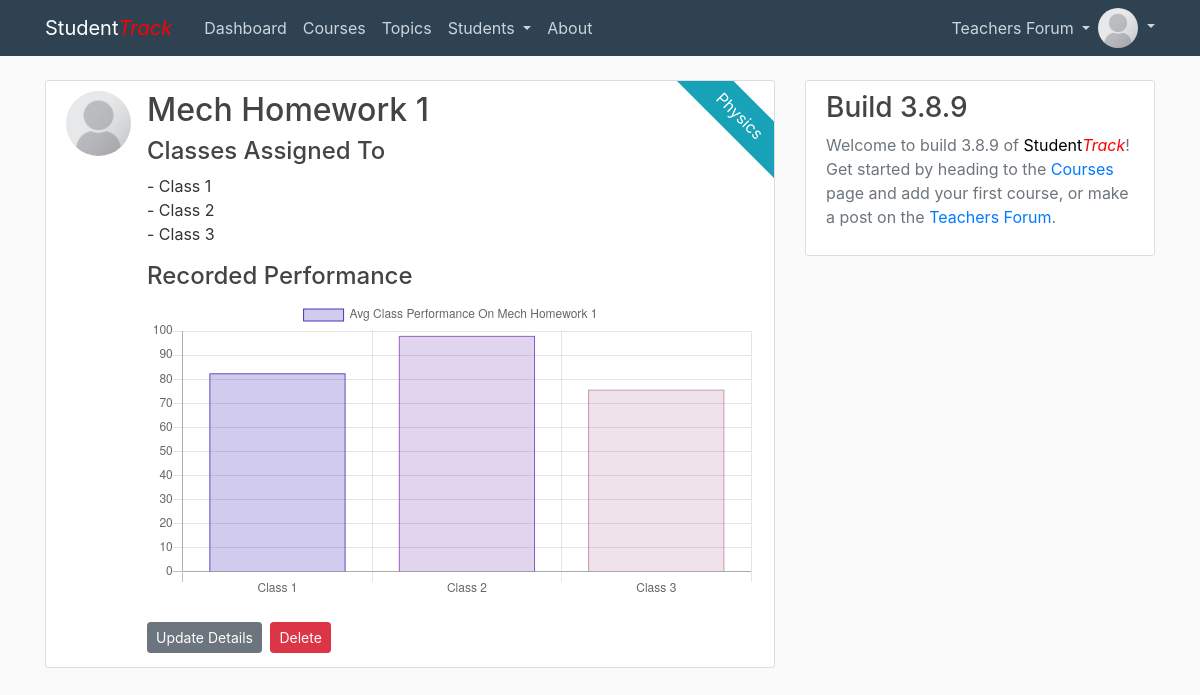
The app's page /homework/1 (signed in) with its own data.
### projectCode/models.py (models this page shows, shortened)
class User(db.Model, UserMixin):
    id = db.Column(db.Integer, primary_key=True)
    username = db.Column(db.String(20), unique=True, nullable=False)
    email = db.Column(db.String(120), unique=True, nullable=False)
    image_file = db.Column(db.String(20), nullable=False, default='def.png')
    password = db.Column(db.String(60), nullable=False)
    posts = db.relationship('Post', backref='author', lazy=True)
    courses = db.relationship('Course', backref='teacher', lazy=True)
    comments = db.relationship('Comment', backref='commenter', lazy=True)

class Course(db.Model):
    id = db.Column(db.Integer, primary_key=True)
    name = db.Column(db.String(100), nullable=False)
    start_date = db.Column(db.DateTime, default=datetime.utcnow)
    year_num = db.Column(db.Integer, nullable=False)
    grading_system = db.Column(db.String(10), nullable=False)
    user_id = db.Column(db.Integer, db.ForeignKey('user.id'), nullable=False)
    classes = db.relationship('Class', backref='course', lazy=True)
    topics = db.relationship('Topic', backref='course', lazy=True)
    exams = db.relationship('Exam', backref='course', lazy=True)

class Homework(db.Model):
    id = db.Column(db.Integer, primary_key=True)
    name = db.Column(db.String(100), nullable=False)
    due_date = db.Column(db.DateTime, nullable=False)
    max_mark = db.Column(db.Integer, nullable=False)
    topic_id = db.Column(db.Integer, db.ForeignKey('topic.id'), nullable=False)
    homework_marks = db.relationship('HomeworkMark', backref='homework', lazy=True)

class Class(db.Model):
    id = db.Column(db.Integer, primary_key=True)
    class_name = db.Column(db.String(100), nullable=False)
    class_starting_date = db.Column(db.DateTime, nullable=False)
    course_id = db.Column(db.Integer, db.ForeignKey('course.id'), nullable=False)
    students = db.relationship('Student', secondary=ClassRegister, backref=db.backref('classes'))

### projectCode/routes.py (the view)
@app.route("/homework/<int:homework_id>")
@login_required
def homework(homework_id):
    homework = Homework.query.get_or_404(homework_id)
    if homework.topic.course.teacher != current_user:
        abort(403)
    cur_top_classes = homework.topic.course.classes
    class_perf = Graph("Avg Class Performance On " + homework.name, "bar")
    class_perf_data = {"label":"Avg Class Performance On " + homework.name, "data":[]}
    for xclass in cur_top_classes:
        class_perf.labels.append(xclass.class_name)
    cls_avgs = []
    mrks = []
    for xclass in cur_top_classes:
        for student in xclass.students:
            try:
                mark = HomeworkMark.query.filter_by(homework_id=homework.id).filter_by(student_id=student.id).all()[0].mark
            except IndexError:
                mark = 0
            try:
                mrks.append(int(mark))
            except:
                mrks.append(0)
        try:
            avg = sum(mrks) / len(mrks)
        except ZeroDivisionError:
            avg = 0
        class_perf_data["data"].append(avg)
        mrks = []
    if sum(class_perf_data["data"]) != 0:
        class_perf.datasets.append(class_perf_data)
    return render_template('single_homework.html', title=homework.name, homework=homework, class_perf=class_perf)

### projectCode/models.py (called while the page is built)
@login_manager.user_loader
def load_user(user_id):
    return User.query.get(int(user_id))

### projectCode/templates/single_homework.html (shortened to what this page needs)
{% extends "layout_content.html" %}
{% block content %}
  <article class="parent media content-section">
    <div class="ribbon"><a style="color:white;" href="{{ url_for('courses', course_id=homework.topic.course.id) }}">{{ homework.topic.course.name }}</a></div>
    <img class="rounded-circle article-img" src="{{ url_for('static', filename='profile_pics/def.png') }}">
    <div class="media-body">
      <h2><a class="article-title" href="{{ url_for('homework', homework_id=homework.id) }}">{{ homework.name }}</a></h2>
      <h4 class="m-0 p-0 mb-2">Classes Assigned To</h4>
  <p class="m-0 p-0 mb-3">
      {% for class in homework.topic.course.classes %}
      - {{ class.class_name }}<br>
      {% endfor %}
      </p>
      <h4 class="mt-2">Recorded Performance</h4>
      {% if class_perf.datasets %}
      <div id="graph-container">
      </div>
      {% else %}
      <p>No data to graph.</p>
      {% endif %}
      <div class="mt-3 mb-0">
        <a class="btn btn-secondary btn-sm mt-1 mb-1" href="{{ url_for('update_homework', homework_id=homework.id) }}">Update Details</a>
        <button type="button" class="btn btn-danger btn-sm m-1" data-toggle="modal" data-target="#deleteModal">Delete</button>
      </div>
    </div>
  </article>
  <script type="text/javascript">
    // Setting graph to load onload.
    $(document).ready(function() {
      changeChart("performanceGraph", "bar",
                 {{ class_perf.labels | safe }},
                 {{ class_perf.datasets | safe }});
    });
    </script>
{% endblock content %}

### projectCode/templates/layout_site_main.html (shortened to what this page needs)
<!DOCTYPE html>
<html>
<head>
    <link rel="stylesheet" href="https://maxcdn.bootstrapcdn.com/bootstrap/4.0.0/css/bootstrap.min.css">
    <link rel="stylesheet" type="text/css" href="{{ url_for('static', filename='css/main.css') }}">
</head>
<body>
    <header class="site-header">
      <nav class="navbar navbar-expand-md navbar-dark bg-steel fixed-top">
        <div class="container">
          <a class="navbar-brand mr-4" href="/">Student<font color="red"><em>Track</em></font></a>
          <div class="collapse navbar-collapse" id="navbarToggle">
            <div class="navbar-nav mr-auto">
              {% if current_user.is_authenticated %}
              <a class="nav-item nav-link" href="{{ url_for('dash') }}">Dashboard</a>
              <a class="nav-item nav-link" href="{{ url_for('courses') }}">Courses</a>
              <a class="nav-item nav-link" href="{{ url_for('topics') }}">Topics</a>
              <li class="nav-item dropdown">
                <a class="nav-link dropdown-toggle" href="#" id="navbarDropdown1" role="button" data-toggle="dropdown" aria-haspopup="true" aria-expanded="false">
                  Students
                </a>
              </li>
              {% else %}
              <a class="nav-item nav-link" href="{{ url_for('home') }}">Forum</a>
              {% endif %}
              <a class="nav-item nav-link" href="{{ url_for('about') }}">About</a>
            </div>
            <div class="navbar-nav">
              {% if current_user.is_authenticated %}
              <li class="nav-item dropdown">
                <a class="nav-link dropdown-toggle" href="#" id="navbarDropdown1" role="button" data-toggle="dropdown" aria-haspopup="true" aria-expanded="false">
                  Teachers Forum
                </a>
              </li>
              <li class="nav-item dropdown">
                <a class="nav-link dropdown-toggle p-0" href="#" id="navbarDropdown1" role="button" data-toggle="dropdown" aria-haspopup="true" aria-expanded="false">
                  <img class="rounded-circle nav-img dropdown-toggle" src="{{ url_for('static', filename='profile_pics/' + current_user.image_file) }}">
                </a>
              </li>
              {% else %}
              <a class="nav-item nav-link" href="{{ url_for('login') }}">Login</a>
              <a class="nav-item nav-link" href="{{ url_for('register') }}">Register</a>
              {% endif %}
            </div>
          </div>
        </div>
      </nav>
    </header>
    {% block sublayout %}{% endblock %}
</body>
</html>

### projectCode/static/css/main.css (style rules this page uses)
body { background: #fafafa; color: #333333; margin-top: 5rem; }
h1, h2, h3, h4, h5, h6 { color: #444444; }
.bg-steel { background-color: #2E4252; }
.site-header .navbar-nav .nav-link { color: #cbd5db; }
.nav-img { height: 40px; width: 40px; }
.content-section { background: #ffffff; padding: 10px 20px; border: 1px solid #dddddd; border-radius: 3px; margin-bottom: 20px; word-wrap:break-word; word-break:break-word; }
.article-title { color: #444444; }
.article-img { height: 65px; width: 65px; margin-right: 16px; }
.parent { overflow: hidden; position: relative; }
.ribbon { margin: 0; padding: 0; background: #17a2b8; color:white; padding:0.5em 0; position: absolute; top:0; right:0; transform: translateX(30%) translateY(0%) rotate(45deg); transform-origin: top left; }
.ribbon:before, .ribbon:after { content: ''; position: absolute; top:0; margin: 0 -1px; width: 100%; height: 100%; background: #17a2b8; }
.ribbon:before { right:100%; }
.ribbon:after { left:100%; }

### records on screen
User: image_file (picture)
Course: topic.course.name "Physics"
Homework: name "Mech Homework 1"
Class: class_name "Class 1"
Class: class_name "Class 2"
Class: class_name "Class 3"

### other values on screen
chart data {{ class_perf.labels | safe }} ['Class 1', 'Class 2', 'Class 3']
